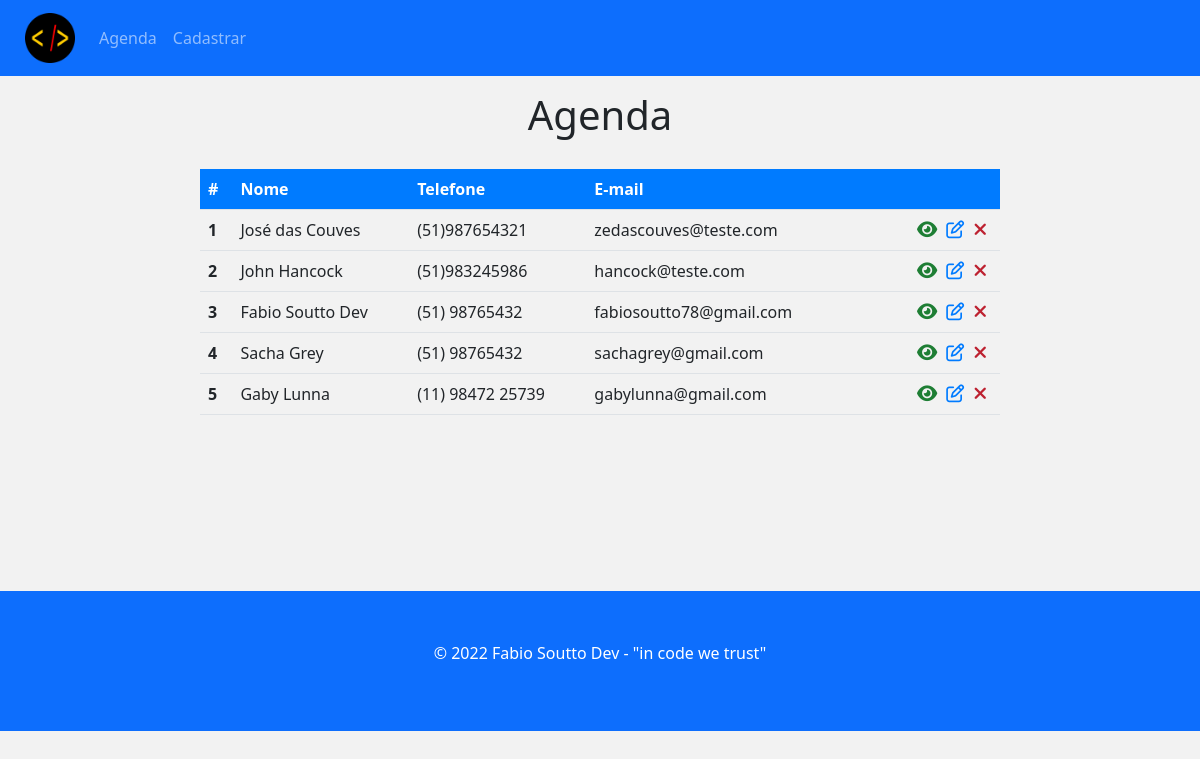
The page / on the database its author committed.
### tables this page shows
CREATE TABLE `contacts` (
  `id` int(10) UNSIGNED NOT NULL,
  `name` varchar(150) DEFAULT NULL,
  `phone` varchar(20) DEFAULT NULL,
  `email` varchar(150) DEFAULT NULL,
  `observations` text DEFAULT NULL
);

### config/url.php (called while the page is built)
<?php
$BASE_URL = "http://" . $_SERVER['SERVER_NAME'] . dirname($_SERVER['REQUEST_URI'] . '?') . '/';

### config/process.php (called while the page is built, shortened)
<?php
include_once('connection.php');
include_once('url.php');
$data = $_POST;
if(!empty($data)) {
	if($data['type'] === 'create') {
		$name = $data['name'];
		$phone = $data['phone'];
		$email = $data['email'];
		$observations = $data['observations'];
		$query = 'INSERT INTO contacts (name, phone, email, observations) VALUES (:name, :phone, :email, :observations)';
		$stmt = $conn->prepare($query);
		$stmt->bindParam(':name', $name);
		$stmt->bindParam(':phone', $phone);
		$stmt->bindParam(':email', $email);
		$stmt->bindParam(':observations', $observations);
		try {
			$stmt->execute();
			$_SESSION['msg'] = "Cadastrado com sucesso!";
		} catch (PDOException $e) {
			$error = $e->getMessage();
			echo "Erro: $error";
		}
	} else if($data['type'] === 'edit') {
		$name = $data['name'];
		$phone = $data['phone'];
		$email = $data['email'];
		$observations = $data['observations'];
		$id = $data['id'];
		$query = 'UPDATE contacts
							SET name = :name, phone = :phone, email = :email, observations = :observations
							WHERE id = :id';
		$stmt = $conn->prepare($query);
		$stmt->bindParam(":name", $name);
		$stmt->bindParam(":phone", $phone);
		$stmt->bindParam(":email", $email);
		$stmt->bindParam(":observations", $observations);
		$stmt->bindParam(":id", $id);
		try {
			$stmt->execute();
			$_SESSION['msg'] = "Atualizado com sucesso!";
		} catch (PDOException $e) {
			$error = $e->getMessage();
			echo "Erro: $error";
		}
	} else if($data['type'] === 'delete') {
		$id = $data['id'];
		$query = 'DELETE FROM contacts WHERE id = :id';
		$stmt = $conn->prepare($query);
		$stmt->bindParam(':id', $id);
		try {
			$stmt->execute();
			$_SESSION['msg'] = "Removido com sucesso!";
		} catch (PDOException $e) {
			$error = $e->getMessage();
			echo "Erro: $error";
		}
	}
	header('location:' . $BASE_URL . '../index.php');
	} else {
	if(!empty($id)) {
		$query = "SELECT * FROM contacts WHERE id = :id";
		$stmt = $conn->prepare($query);
		$stmt->bindParam(":id", $id);
		$stmt->execute();
		$contact = $stmt->fetch();
	} else {
		$query = "SELECT * FROM contacts";
		$stmt = $conn->prepare($query);
		$stmt->execute();
		$contacts = $stmt->fetchAll();
	}
}

### index.php (the view, shortened to what this page needs)
<?php
	include_once('templates/header.php');
?>
	<div class="container">
		<h1 id="main-title">Agenda</h1>
		<?php if(count($contacts) > 0): ?>
			<table class="table" id="contacts-table">
				<thead>
					<tr>
						<th scope="col">#</th>
						<th scope="col">Nome</th>
						<th scope="col">Telefone</th>
						<th scope="col">E-mail</th>
						<th scope="col"></th>
					</tr>
				</thead>
				<tbody>
					<?php foreach ($contacts as $contact): ?>
						<tr>
							<td scope="row" class="col-id"><?= $contact['id'] ?></td>
							<td scope="row"><?= $contact['name'] ?></td>
							<td scope="row"><?= $contact['phone'] ?></td>
							<td scope="row"><?= $contact['email'] ?></td>
							<td class="actions">
								<a href="<?= $BASE_URL ?>show.php?id=<?= $contact['id'] ?>"><i class="fas fa-eye check-icon"></i></a>
								<a href="<?= $BASE_URL ?>edit.php?id=<?= $contact['id'] ?>"><i class="far fa-edit edit-icon"></i></a>
								<form class="delete-form" action="<?= $BASE_URL ?>config/process.php" method="POST">
									<button type="submit" class="delete-btn"><i class="fas fa-times delete-icon"></i></button>
								</form>
							</td>
						</tr>
					<?php endforeach; ?>
				</tbody>
			</table>
		<?php else: ?>
			<p id="empty-list-text">
				Não há contatos em sua Agenda, <a href="<?= $BASE_URL ?>create.php">Cadastrar contato</a>.
			</p>
		<?php endif; ?>
	</div>
<?php
	include_once('templates/footer.php');
?>

### templates/header.php (shortened to what this page needs)
<?php
	include_once('config/url.php');
	include_once('config/process.php');
?>
<!DOCTYPE html>
<html lang="pt-br">
<head>
	<link rel="stylesheet" href="https://cdnjs.cloudflare.com/ajax/libs/twitter-bootstrap/5.2.1/css/bootstrap.min.css" />
	<link rel="stylesheet" href="https://cdnjs.cloudflare.com/ajax/libs/font-awesome/6.2.0/css/all.min.css" />
	<link rel="stylesheet" href="<?= $BASE_URL ?>css/styles.css">
	</head>
<body>
	<header>
		<nav class="navbar navbar-expand-lg navbar-dark bg-primary">
			<a class="navbar-brand" href="<?= $BASE_URL ?>index.php">
				<img src="<?= $BASE_URL ?>img/fsdev-logo.png" alt="logotipo">
			</a>
			<div>
				<div class="navbar-nav">
					<a class="nav-link" id="home-link" href="<?= $BASE_URL ?>index.php">Agenda</a>
					<a class="nav-link" href="<?= $BASE_URL ?>create.php">Cadastrar</a>
				</div>
			</div>
		</nav>
	</header>

### templates/footer.php
<footer>
	<p>&copy; 2022 <a href="https://fabiosouttodev.vercel.app" target="_blank">Fabio Soutto Dev</a> - "in code we trust"</p>
</footer>
</body>
</html>

### css/styles.css (style rules this page uses)
* { margin: 0; padding: 0; box-sizing: border-box; }
body { background-color: #f2f2f2; }
#main-title { text-align: center; margin: 15px 0 30px; }
.container { min-height: 500px; }
.navbar-brand img { width: 50px; margin-left: 25px; }
.navbar-nav { margin-right: 25px; }
#contacts-table { max-width: 800px; margin: 0 auto; }
#contacts-table thead { color: #fff; background-color: #007bff; }
.col-id { font-weight: bold; }
.actions { text-align: right; width: 150px; }
.actions i { font-size: 18px; margin-right: 5px; }
.check-icon { color: #1e7e34; }
.edit-icon { color: #007bff; }
.delete-form { display: inline-block; }
.delete-btn { background-color: transparent; border: none; padding: 0; }
.delete-icon { color: #bd2130; }
footer { width: 100%; bottom: 25px; text-align: center; background-color: #0d6efd; color: #fff; padding: 50px 0; }
footer a { text-decoration: none; color: #fff; transition: .2s; }

### rows shown on the page
contacts: id "1", name "José das Couves", phone "(51)987654321", email "zedascouves@teste.com"
contacts: id "2", name "John Hancock", phone "(51)983245986", email "hancock@teste.com"
contacts: id "3", name "Fabio Soutto Dev", phone "(51) 98765432", email "fabiosoutto78@gmail.com"
contacts: id "4", name "Sacha Grey", phone "(51) 98765432", email "sachagrey@gmail.com"
contacts: id "5", name "Gaby Lunna", phone "(11) 98472 25739", email "gabylunna@gmail.com"
